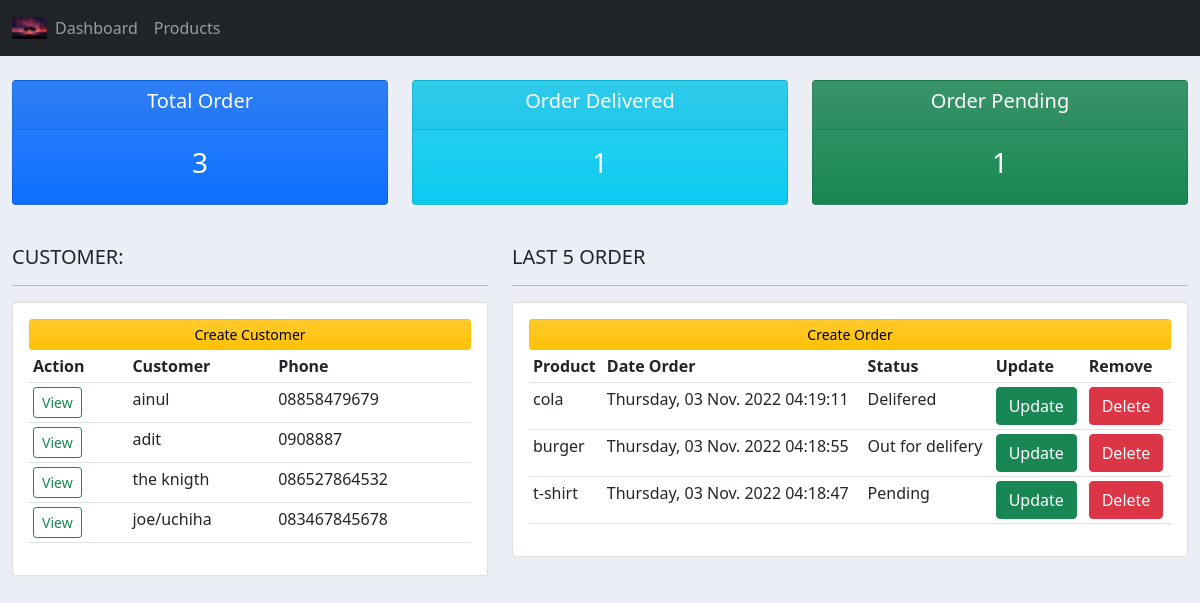
The page / on the database its author committed.
### data/models.py (models this page shows, shortened)
class Customer(models.Model):
    nama = models.CharField(max_length=200, blank= True, null = True)
    no_hp = models.CharField(max_length=200, blank= True, null = True)
    email = models.CharField(max_length=200, blank= True, null = True)
    date_created = models.DateTimeField(auto_now_add = True, null = True)

class Order(models.Model):
    STATUS=(
        ('Pending', 'Pending'),
        ('Out for delifery', 'Out for delifery'),
        ('Delifered', 'Delifered'),
    )
    customer  = models.ForeignKey(Customer, null=True, on_delete=models.SET_NULL)
    product  = models.ForeignKey(Product, null=True, on_delete=models.SET_NULL)
    date_created = models.DateTimeField(auto_now_add = True, null = True)
    status = models.CharField(max_length=200, null=True, choices=STATUS)

class Product(models.Model):
    CATEGORY=(
        ('Indoor', 'Indoor'),
        ('Out Door', 'Out Door'),
    )
    name = models.CharField(max_length=200, blank=True, null=True)
    price = models.IntegerField(blank=True, null=True)
    category = models.CharField(max_length=200, blank=True, null=True, choices=CATEGORY)
    description = models.CharField(max_length=200, blank=True, null=True)
    date_created = models.DateTimeField(auto_now_add = True, null = True)
    tag = models.ManyToManyField(Tag)
    def __str__(self):
        return self.name
    class Meta:
        verbose_name_plural = "Product"

### data/views.py (the view)
# urls.py: path('',views.home, name="home" ),
def home(request):
    list_customer = Customer.objects.order_by('-id')
    list_order = Order.objects.order_by('-id')
    total_orders = list_order.count()
    delivered = list_order.filter(status = 'Delifered').count()
    pending = list_order.filter(status = 'Pending').count()
    context ={
        'judul' : 'Halaman Beranda',
        'menu' : 'Home',
        'customer'          :list_customer,
        'order'             :list_order,
        'data_total_orders' :total_orders,
        'data_delivered'    :delivered,
        'data_pending'      :pending,
    }
    return render(request, 'data/dashboard.html', context)

### data/templates/data/dashboard.html
{% extends "data/main.html" %}
{% block content %}
{% include "data/status.html" %}
    <br>
    <div class="container-fluid">
        <div class="row">
            <div class="col-md-5">
                <h5>CUSTOMER:</h5>
                <hr>
                <div class="card card-body">
                        <a href="{% url 'create_customer' %}" class="btn btn-warning bg-gradient btn-sm btn-block">Create Customer</a>
                        <table class="table table-sm">
                            <tr>
                            <th>Action</th>
                            <th>Customer</th>
                            <th>Phone</th>
                            </tr>
                            {% for datacustomer in customer %}
                            <tr>
                                <td><a href="{% url 'customer' datacustomer.id %}" class="btn btn-outline-success btn-sm">View</a></td>
                                <td>{{ datacustomer.nama }}</td>
                                <td>{{ datacustomer.no_hp }}</td>
                            </tr>
                            {% endfor %}
                        </table>
                </div>
            </div>
            <div class="col-md-7">
                <h5>LAST 5 ORDER</h5>
                <hr>
                <div class="card card-body">
                    <a href="{% url 'create_order' %}" class="btn btn-warning bg-gradient btn-sm btn-block">Create Order</a>
                    <table class="table table-sm">
                        <tr>
                            <th>Product</th>
                            <th>Date Order</th>
                            <th>Status</th>
                            <th>Update</th>
                            <th>Remove</th>
                        </tr>
                        {% for dataorder in order %}
                        <tr>
                            <td>{{dataorder.product}}</td>
                            <td>
                                {{dataorder.date_created|date:"l, d N Y" }}
                                {{dataorder.date_created|time:"H:i:s" }}
                            </td>
                            <td>{{dataorder.status}}</td>
                            <td><a href="{% url 'update_order' dataorder.id %}" class="btn btn-success">Update</a></td>
                            <td><a href="{% url 'delete_order' dataorder.id %}" class="btn btn-danger">Delete</a></td>
                        </tr>
                        {% endfor %}
                    </table>
                </div>
            </div>
        </div>
    </div>
{% endblock content %}

### data/templates/data/main.html (shortened to what this page needs)
{% load static %}
<!doctype html>
<html lang="en">
  <head>
    <link href="{% static '/css/bootstrap.min.css' %}" rel="stylesheet">
    <link href="{% static '/css/main.css' %}" rel="stylesheet">
  </head>
  <body>
{% include "data/navbar.html" %}
{% block content %}
{% endblock content %}
  </body>
</html>

### data/templates/data/navbar.html (shortened to what this page needs)
{% load static%}
<nav class="navbar navbar-expand-lg navbar-dark bg-dark">
    <div class="container-fluid">
      <img src="{% static '/images/logo.jpg'%}" alt="" id="logo">
      <div class="collapse navbar-collapse" id="navbarNav">
        <div class="navbar-nav">
            <a class="nav-link {% if menu == 'home' %} active {% endif %}"  href="{% url 'home' %}">Dashboard</a>
            <a class="nav-link {% if menu == 'produk' %} active {% endif %}" href="{% url 'products' %}">Products</a>
            </div>
      </div>
    </div>
  </nav>

### data/templates/data/status.html
<br>
<div class="container-fluid">
    <div class="row">
        <div class="col">
            <div class="col-md">
                <div class="card text-center text-white mb-3 bg-primary bg-gradient " id="total-orders" >
                    <div class="card-header">
                        <h5 class="card-title">Total Order</h5>
                    </div>
                    <div class="card-body">
                        <h3 class="card-title">{{ data_total_orders }}</h3>
                    </div>
                </div>
            </div>
        </div>
        <div class="col">
            <div class="col-md">
                <div class="card text-center text-white mb-3 bg-info bg-gradient" id="orders-delivered" >
                    <div class="card-header">
                        <h5 class="card-title">Order Delivered</h5>
                    </div>
                    <div class="card-body">
                        <h3 class="card-title">{{ data_delivered }}</h3>
                    </div>
                </div>
            </div>
        </div>
        <div class="col">
            <div class="col-md">
                <div class="card text-center text-white mb-3 bg-success bg-gradient" id="orders-pending">
                    <div class="card-header">
                        <h5 class="card-title">Order Pending</h5>
                    </div>
                    <div class="card-body">
                        <h3 class="card-title">{{ data_pending }}</h3>
                    </div>
                </div>
            </div>
        </div>
    </div>
</div>

### static/css/main.css (style rules this page uses)
#logo { width: 35px; }
body { background-color: #ebeff5; }
#total-orders { background-color: #4cb4c7; }
#orders-pending { background-color: #7CD1C0; }

### rows shown on the page
Customer: nama "ainul", no_hp "08858479679"
Customer: nama "adit", no_hp "0908887"
Customer: nama "the knigth", no_hp "086527864532"
Customer: nama "joe/uchiha", no_hp "083467845678"
Order: product "cola", date_created "Thursday, 03 Nov. 2022", date_created "04:19:11", status "Delifered"
Order: product "burger", date_created "Thursday, 03 Nov. 2022", date_created "04:18:55", status "Out for delifery"
Order: product "t-shirt", date_created "Thursday, 03 Nov. 2022", date_created "04:18:47", status "Pending"

### other values the page prints
{{ data_total_orders }} "3"
{{ data_delivered }} "1"
{{ data_pending }} "1"
